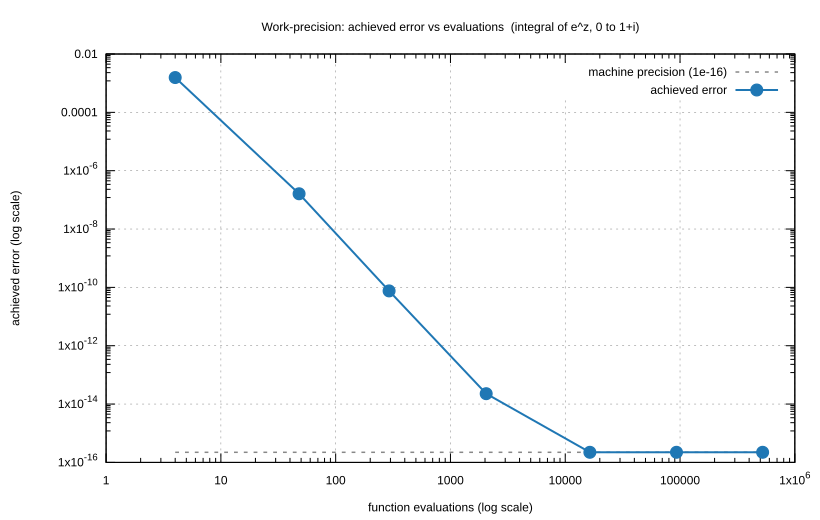

Recreate this plot in gnuplot.
set terminal svg size 820,520 background "white"
set output "plot_work_precision.svg"
set title "Work-precision: achieved error vs evaluations  (integral of e^z, 0 to 1+i)" noenhanced
set xlabel "function evaluations (log scale)"
set ylabel "achieved error (log scale)"
set logscale xy
set grid
set key top right noenhanced
eps = 2.22e-16
plot \
    eps w l dt 2 lw 1.5 lc rgb "#888888" t "machine precision (1e-16)", \
    "work_precision.data" u 1:2 w lp pt 7 ps 1.3 lw 2 lc rgb "#1f77b4" t "achieved error"
